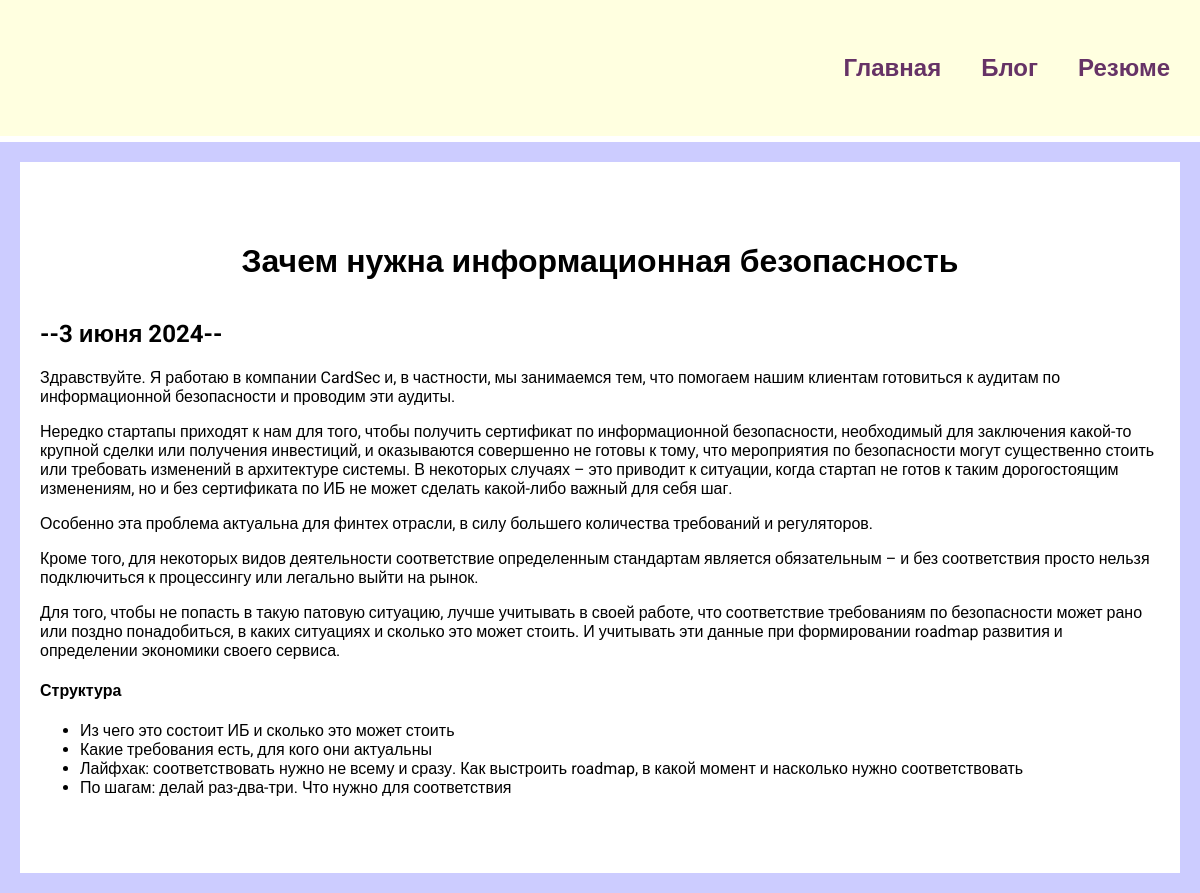
The app's page /blog/4/ with its own data.
### blog/models.py (models this page shows, shortened)
class Blog(models.Model):
    title = models.CharField(max_length=200)
    description = models.TextField()
    date = models.DateField()

### blog/views.py (the view)
# urls.py: path('<int:blog_id>/', views.detail, name="detail"),
def detail(request, blog_id):
    blog = get_object_or_404(Blog, pk=blog_id)
    return render(request, 'blog/details.html', {'blog': blog})

### blog/templates/blog/details.html
{% extends 'skils/base.html' %}
{% block content %}
<div class="detail">
<h1>{{ blog.title }}</h1>
<h2>--{{ blog.date|date:'j E Y' }}--</h2>
{{ blog.description|safe }}
</div>
{% endblock %}

### skils/static/css/style.css (style rules this page uses)
body { background: #CCCCFF; font-family: "Roboto", sans-serif; padding: 0; margin: 0; }
.content h1 { text-align: center; margin: 60px 0 40px; }
.detail { background: #FFF; padding: 20px 20px 60px; box-sizing: border-box; }

### records on screen
Blog: title "Зачем нужна информационная безопасность", date "3 июня 2024", description "Здравствуйте. Я работаю в компании CardSec и, в частности, мы занимаемся тем, что помогаем нашим клиентам готовиться к аудитам по информационной безопасности и проводим эти аудиты. Нередко стартапы приходят к нам для того, чтобы получить сертификат по информационной безопасности, необходимый для заключения какой-то крупной сделки или получения инвестиций, и оказываются совершенно не готовы к тому, что мероприятия по безопасности могут существенно стоить или требовать изменений в архитектуре системы. В некоторых случаях – это приводит к ситуации, когда стартап не готов к таким дорогостоящим изменениям, но и без сертификата по ИБ не может сделать какой-либо важный для себя шаг. Особенно эта…"
